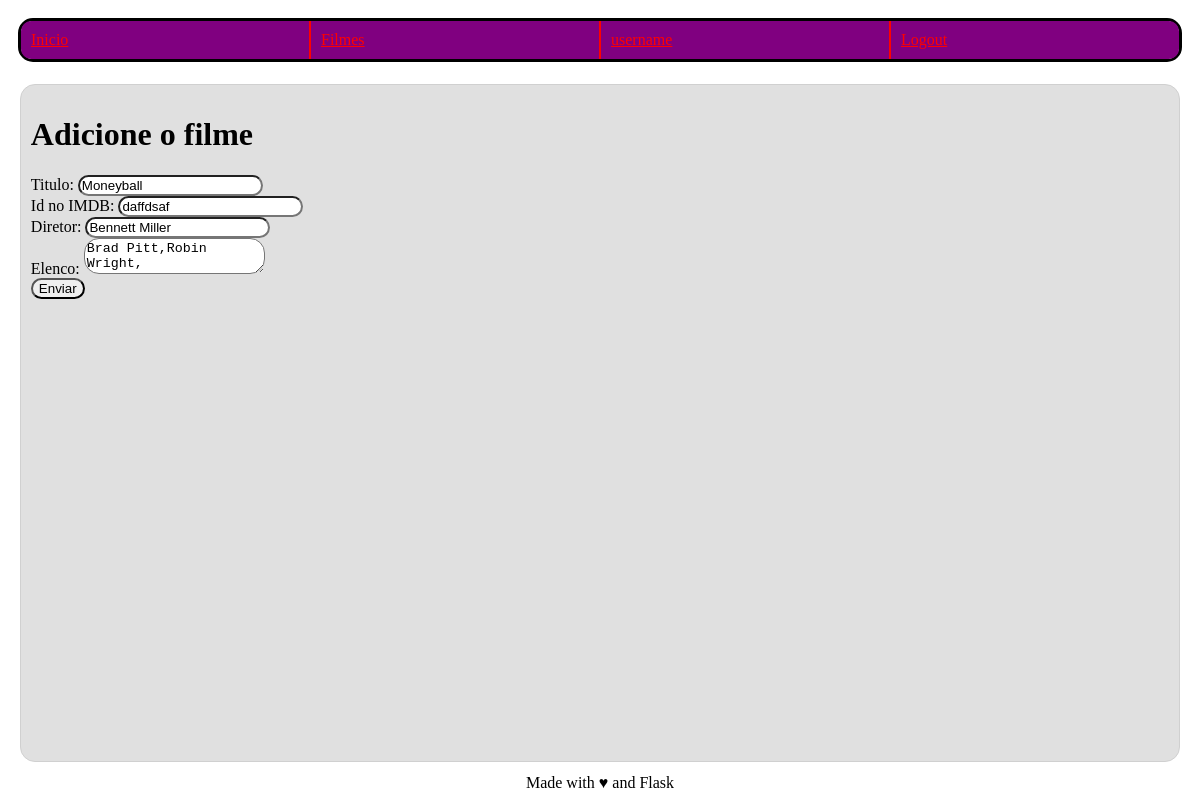
Screenshot of /filme/editar/4 (signed in) with the database file from the repository.
### imdb/usuario/models.py (models this page shows, shortened)
class Usuario(db.Model, UserMixin):
   bcrypt = Bcrypt()
   __tablename__ = 'usuario'
   id = db.Column(db.Integer, primary_key=True)
   email = db.Column(db.String(80), unique=True, nullable=False)
   username = db.Column(db.String(80), unique=True, nullable=False)
   senha = db.Column(db.String(255),nullable = False)
   funcao = db.Column(db.String(50), server_default="user", nullable=False) #admin ou normal
   avaliacoes = db.relationship(Avaliacao, backref='usuario', lazy= True)

### imdb/filme/models.py (models this page shows, shortened)
class Filme(db.Model):
    __tablename__ = 'filme'
    id = db.Column(db.Integer, primary_key=True)
    titulo = db.Column(db.String(160), unique=True, nullable=False)
    id_imdb = db.Column(db.String(7), unique=True, nullable=False)
    atores = db.Column(db.String(1000), nullable=False)
    diretor = db.Column(db.String(160), nullable=False)
    avaliacoes = db.relationship(
        'Avaliacao', cascade="all,delete", backref='filme', lazy=True)

### imdb/filme/views.py (the view)
@filme.route("/editar/<filme_id>", methods=["GET", "POST"])
@admin_required()
def editar(filme_id):
    if request.method == "GET":
        return get_filme_to_edit(filme_id)
    if request.method == "POST":
        return update_filme(filme_id)

### imdb/__init__.py (called while the page is built)
def admin_required(role=["admin"]):
    def wrapper(fn):
        @wraps(fn)
        def decorated_view(*args, **kwargs):
            if not current_user.is_authenticated:
               return current_app.login_manager.unauthorized()
            funcao = current_user.funcao
            if ((funcao not in role) and (role != ["admin"])):
                flash("Você não tem permissão para acessar essa página.")
                return redirect(url_for('principal.index'))
            return fn(*args, **kwargs)
        return decorated_view
    return wrapper

### imdb/filme/views.py (called while the page is built)
def get_filme_to_edit(filme_id):
    filme = Filme.query.get_or_404(filme_id)
    return render_template("editar.html.j2", filme=filme)

### imdb/usuario/models.py (called while the page is built)
@login_manager.user_loader
def load_user(user_id):
    return Usuario.query.get(user_id)

### imdb/filme/templates/editar.html.j2 (shortened to what this page needs)
{% extends "base.html.j2" %}
{% block content %}
  <h1>Adicione o filme</h1>
  <form action="{{url_for('filme.editar', filme_id=filme.id)}}" method="POST">
     <div>
        <label for="titulo">Titulo:</label>
        <input type="text" name="titulo" value="{{filme.titulo}}"/>
     </div>
     <div>
        <label for="imdb_id">Id no IMDB:</label>
        <input type="text" name="imdb_id" value="{{filme.id_imdb}}"/>
     </div>
     <div>
        <label for="diretor">Diretor:</label>
        <input type="text" name="diretor" value="{{filme.diretor}}"/>
     </div>
     <div>
        <label for="atores">Elenco:</label>
        <textarea type="text" name="atores" placeholder="Robert Downey Jr., Chris Evans">
{% for ator in filme.atores.split(',')%}{{ator}},{%endfor%}</textarea>
     </div>
     <input type="submit" value="Enviar"/>
  </form>
{% endblock %}

### imdb/templates/base.html.j2 (shortened to what this page needs)
<!DOCTYPE html>
<html>
  <head>
    {% block head %}
    <link rel="stylesheet" href="{{ url_for('static', filename='styles/style.css') }}">
    {% endblock %}
  </head>
  <body>
    {% block navbar %}
      <nav>
        <a href="{{url_for('principal.index')}}">Inicio</a>
        <a href="{{url_for('filme.lista')}}">Filmes</a>
        {% if not current_user.is_authenticated %}
          <a href="{{url_for('principal.login')}}">Login</a>
          <a href="{{url_for('usuario.cadastrar_usuario')}}">Cadastrar</a>
        {% else %}
          <a href="{{url_for('usuario.perfil')}}">{{current_user.username}}</a>
          <a href="{{url_for('principal.logout')}}">Logout</a>
        {% endif %}
      </nav>
    {% endblock %}
    <div id="content">{% block content %}{% endblock %}</div>
    <div id="footer">
      {% block footer %}
      Made with &hearts; and Flask
      {% endblock %}
    </div>
  </body>
</html>

### imdb/static/styles/style.css (style rules this page uses)
#content { margin: 1%; background-color: #e0e0e0; border-color: #d0d0d0; border-style: solid; border-width: thin; border-radius: 15px }
#footer { align-self: center; }
nav { margin: 10px; border-style: solid; display: flex; flex-wrap: wrap; }
nav a { flex: 1; padding: 10px; margin: 0px; float: left; background-color: purple; color: red; border-top-right-radius: 0; border-bottom-right-radius: 0; }
nav a:nth-child(n+2) { border-left-style: solid; border-radius: 0; border-left-width: 2px; }
nav a:first-child { border-left: 0px; border-top-left-radius: 10px; border-bottom-left-radius: 10px; }
nav a:last-child { border-right: 0px; border-top-right-radius: 10px; border-bottom-right-radius: 10px; }
html, body { height: 100%; display: flex; flex-direction: column; }
#content { height: 100%; padding: 10px; }
* { border-radius: 15px; }

### rows the page displays
Usuario: username "username"
Filme: titulo "Moneyball", imdb_id "daffdsaf", diretor "Bennett Miller", atores "Brad Pitt,Robin Wright,"
